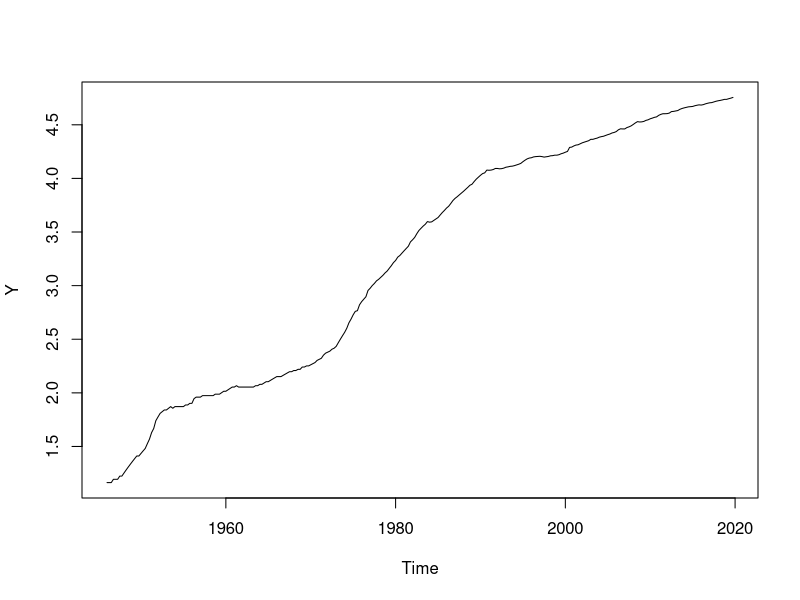
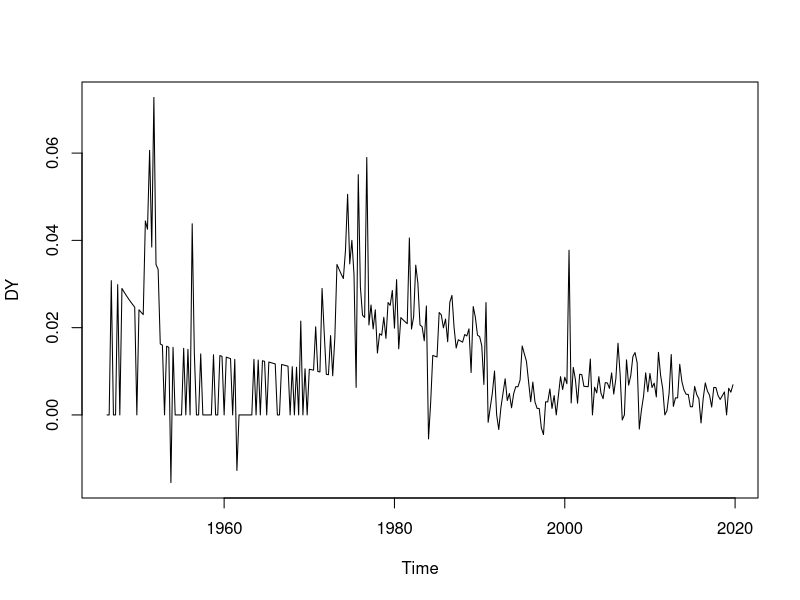

These figures' R source, in order:
## ---- chunk 1
dt <- read.csv("CPI.csv")
Y <- ts(log(dt$CPI), start = c(1922,2), end = c(2025,2), frequency=4)
Y <- window(Y, start = c(1946,1), end = c(2019,4))
## ---- chunk 2
plot(Y)
## ---- chunk 3
library(urca)    # For use of ur.df function
adf <- ur.df(Y, type = "trend", selectlags = "AIC")
p_adf <- punitroot(adf@teststat[1], trend = "ct", statistic = "t")
## ---- chunk 4
summary(adf)
## ---- chunk 5
print(p_adf)
## ---- chunk 6
DY <- diff(Y)   # DY is the log difference of the CPI -> Inflation
plot(DY)
## ---- chunk 7
adf <- ur.df(DY, type = "drift", selectlags = "AIC")
p_adf <- punitroot(adf@teststat[1], trend = "c", statistic = "t")
summary(adf)
## ---- chunk 8
adf <- ur.df(DY, type = "drift", selectlags = "AIC")
p_adf <- punitroot(adf@teststat[1], trend = "c", statistic = "t")
summary(adf)
## ---- chunk 9
print(p_adf)
## ---- chunk 10
library(forecast)

pmax <- 4
qmax <- 4

LBp <- matrix(nrow=pmax+1, ncol=qmax+1)
rownames(LBp) <- paste0("p=", 0:pmax)
colnames(LBp) <- paste0("q=", 0:qmax)
AICc <- LBp

for (p in 0:pmax){
  for (q in 0:qmax){
    eq <- Arima(DY, order=c(p,0,q))
    LBp[p+1,q+1] <- Box.test(eq$residuals, lag = 8, 
                             type = "Ljung-Box", fitdf = p+q)$p.value
    AICc[p+1,q+1] <- eq$aicc
  }  
}
## ---- chunk 11
print(LBp<0.05)
## ---- chunk 12
print(AICc==min(AICc))
## ---- chunk 13
eq_a <- Arima(DY, order = c(1,0,3))
print(round(eq_a$coef,4))
## ---- chunk 14
eq_b <- Arima(Y, order = c(1,1,3), include.drift = TRUE)
print(round(eq_b$coef,4))
## ---- chunk 15
t <- 1:length(Y)
eq_b_xreg <- Arima(Y, order = c(1,1,3), xreg = t)
print(round(eq_b_xreg$coef,4))
## ---- chunk 16
print(round(eq_a$coef,4))
print(round(eq_b$coef,4))
## ---- chunk 17
t <- 1:length(Y)   # Observation Indices
Time <- time(Y)    # Observation Dates
## ---- chunk 18
df <- data.frame(t = 1:length(Y), Time = time(Y))
yr <- floor(df$Time)
qtr <- round((df$Time - yr) * 4) + 1
rownames(df) <- paste(yr, paste0("Q", qtr))
## ---- chunk 19
head(df)
## ---- chunk 20
tail(df)
## ---- chunk 21
t <- 1:length(Y)
eq_b <- Arima(Y, order = c(1,1,3), include.drift = TRUE) 
# Equivalently eq_b_xreg <- Arima(Y, order = c(1,1,3), xreg = t)  
print(round(eq_b$coef,4))
## ---- chunk 22
Time <- time(Y)
# include.drift = FALSE is actually the default, but it is included here to 
# emphasise the point
eq_c <- Arima(Y, order = c(1,1,3), xreg = Time, include.drift = FALSE)
print(round(eq_c$coef,4))
## ---- chunk 23
print(eq_c$coef["xreg"]/eq_b$coef["drift"])   # beta1*/beta1
## ---- chunk 24
# Recall: eq_a <- Arima(DY, order = c(1,0,3))
ForecastInflation_2020q1 <- forecast(eq_a, h=1)$mean
print(round(ForecastInflation_2020q1, 4))
## ---- chunk 25
# Recall: eq_a <- Arima(DY, order = c(1,0,3))
ForecastInflation_2020q1 <- forecast(eq_a, h=1)$mean
print(round(ForecastInflation_2020q1, 4))
## ---- chunk 26
# Recall: eq_a <- Arima(DY, order = c(1,0,3))
ForecastInflation_2020q1 <- forecast(eq_a, h=1)$mean
print(round(ForecastInflation_2020q1, 4))
## ---- chunk 27
Forecast_logCPI_2020q1 <- ForecastInflation_2020q1 + Y[length(Y)]
print(round(Forecast_logCPI_2020q1,4))
## ---- chunk 28
# Recall: eq_a <- Arima(DY, order = c(1,0,3))
ForecastInflation_2020q1 <- forecast(eq_a, h=1)$mean
Forecast_logCPI_2020q1 <- ForecastInflation_2020q1 + Y[length(Y)]
print(round(Forecast_logCPI_2020q1,4))
## ---- chunk 29
# Recall: eq_b <- Arima(Y, order = c(1, 1, 3), include.drift = TRUE)
Forecast_logCPI_2020q1 <- forecast(eq_b, h=1)$mean
print(round(Forecast_logCPI_2020q1,4))
## ---- chunk 30
# It is NECESSARY to specify the value for the trend variable 
# (xreg = 2020.00) that applied for the one-step-ahead forecast:
Forecast_logCPI_2020q1_c <- forecast(eq_c, xreg = 2020.00)$mean
print(round(Forecast_logCPI_2020q1_c, 4))
## ---- chunk 31
# Create a ts of CPI (i.e. not log CPI)
CPI <- ts(dt$CPI, start=c(1922,2), end=c(2025,2), frequency=4)
CPI_2019q4 <- CPI[which(time(CPI)==2019.75)]

# Forecast CPI for 2020q1
ForecastCPI_2020q1_a <- CPI_2019q4*(1+ForecastInflation_2020q1)
print(ForecastCPI_2020q1_a)
## ---- chunk 32
print(ForecastCPI_2020q1_a)
## ---- chunk 33
ForecastCPI_2020q1_b <- exp(Forecast_logCPI_2020q1)
print(ForecastCPI_2020q1_b)    # Forecasted CPI level at 2020Q1
